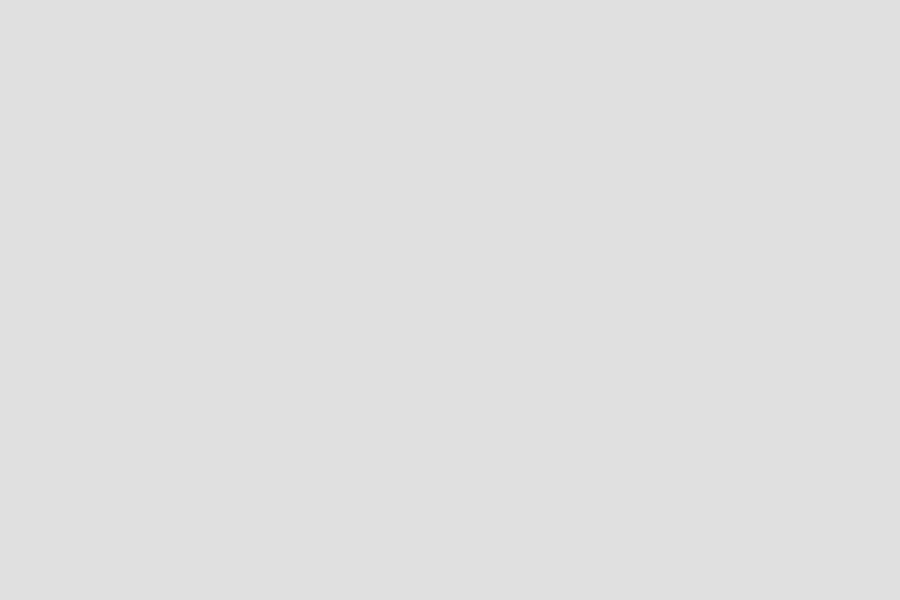
Frame 1 (no input)
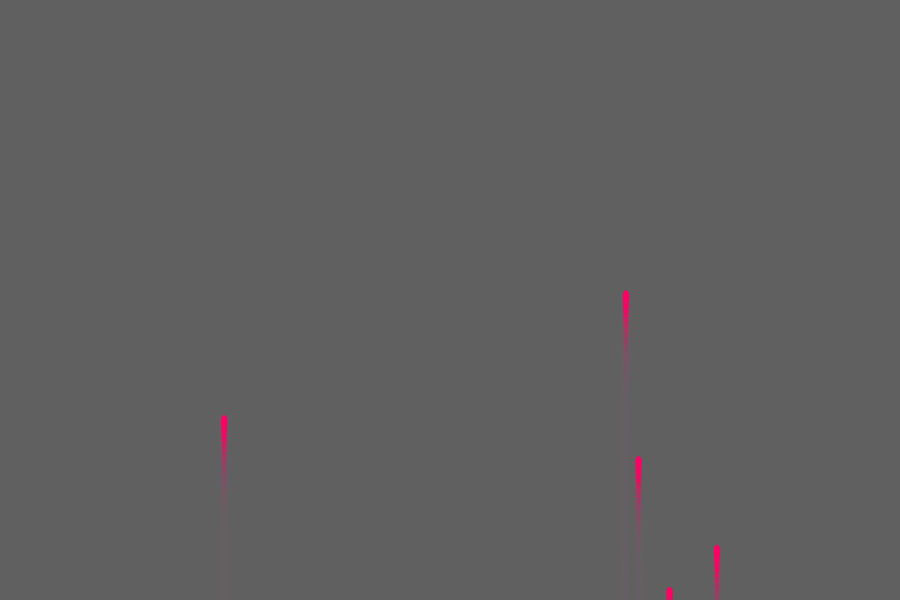
Frame 60 (no input)
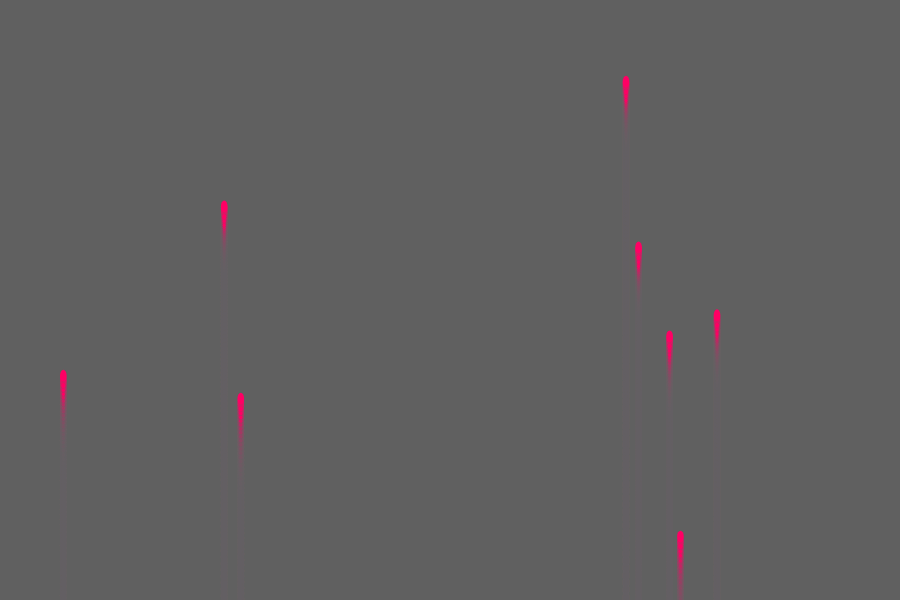
Frame 120 (the mouse pressed at the canvas centre since frame 60)

The p5.js sketch that drew these frames (run headless with seeded random() and noise() and a simulated clock; from frame 60 on, the mouse is pressed at the canvas centre):

// p5.js sketch
// ── sketch.js
let firework = [];
let firework2;
let length = 10;
let particle;
let particles = [];
function setup() {
  createCanvas(900, 600);
  for(let i = 0; i < length; i++){
    //particles = new Particle(0, 0, 0, 0, 0, 0);
    firework[i] = new Firework();
  }
}

function mousePressed(){
  //firework2 = new Firework();
  console.log("pressed");
}

function draw() {
  background(100, 50);
  for(let i = length-1; i >=0; i--){
    firework[i].show();
    firework[i].update();
    if(firework[i].bondery()){
      particles[i] = new Particle(firework[i].pos.x, firework[i].pos.y, 2, 40, 1, random(5))
      firework[i] = new Firework();
    }
    if(particles[i]) particles[i].update();
  }

  if(firework2){
      firework2.show();
      firework2.update();
      if(firework2.bondery()){
        particle = new Particle(firework2.pos.x, firework2.pos.y,2, 50, 1, random(0, 1));
        firework2 = new Firework();
      }
  }
  if(particle) particle.update();

}

// ── firework.js
function Firework(){
  this.pos = createVector(random(10, width-10), random(height, height*3));
  this.r = 20;
  this.vel = createVector(0, 0);
  this.accl = createVector(0, -8);
  this.gravity = createVector(0, 0.05);
  this.update = function(){
    this.vel.add(this.accl);
    this.pos.add(this.vel);
    this.accl.mult(0);
    if(this.pos.y < height*1.5) this.vel.add(this.gravity);
    this.bondery();
  }

  this.bondery = function(){
    if(this.vel.y > -1){
      return true;
    }
  }


  this.show = function(){
    fill(255, 0, 100, 255);
    noStroke();
    ellipse(this.pos.x, this.pos.y, this.r/3, this.r/1.7);
    ellipse(this.pos.x, this.pos.y+this.r/2, this.r/5, this.r/4);
    ellipse(this.pos.x, this.pos.y+this.r*(0.74), this.r/7, this.r/6);
    ellipse(this.pos.x, this.pos.y+this.r*(0.94), this.r/7, this.r/6);
  }
}

// ── particle.js
function Particle(x, y, min, max, s, xof){ // (x, y, startRadius, endRadius, spreadspeed)
  this.pos = createVector(x,y);
  this.r = min;
  this.spreadspeed = s;
  this.maxspread = max;
  this.stop = false;

  this.update = function(){
    if(!this.stop){
      this.explosion();
    }
    this.r+=this.spreadspeed;
  }
  let xr, yr, xoff, yoff;

  this.explosion = function(){
    xoff = xof;
    yoff = xof;
    for(let i = 0; i < 360; i+=5){
      xr = map(noise(xoff, yoff), 0, 1, x, x+sin(i)*this.r);
      yr = map(noise(xoff, yoff), 0, 1, y, y+cos(i)*this.r);
      this.pos.x = xr;
      this.pos.y = yr;
      this.show();
      xoff += 0.9;
      yoff += 0.9
    }
    if(this.r > this.maxspread && this.spreadspeed != 0) this.stop = true;//go back to start
  }

  this.show = function(){
    stroke(random(100,200), random(100,250), random(100,150));
    strokeWeight(2);
    point(this.pos.x, this.pos.y);
  }
}
